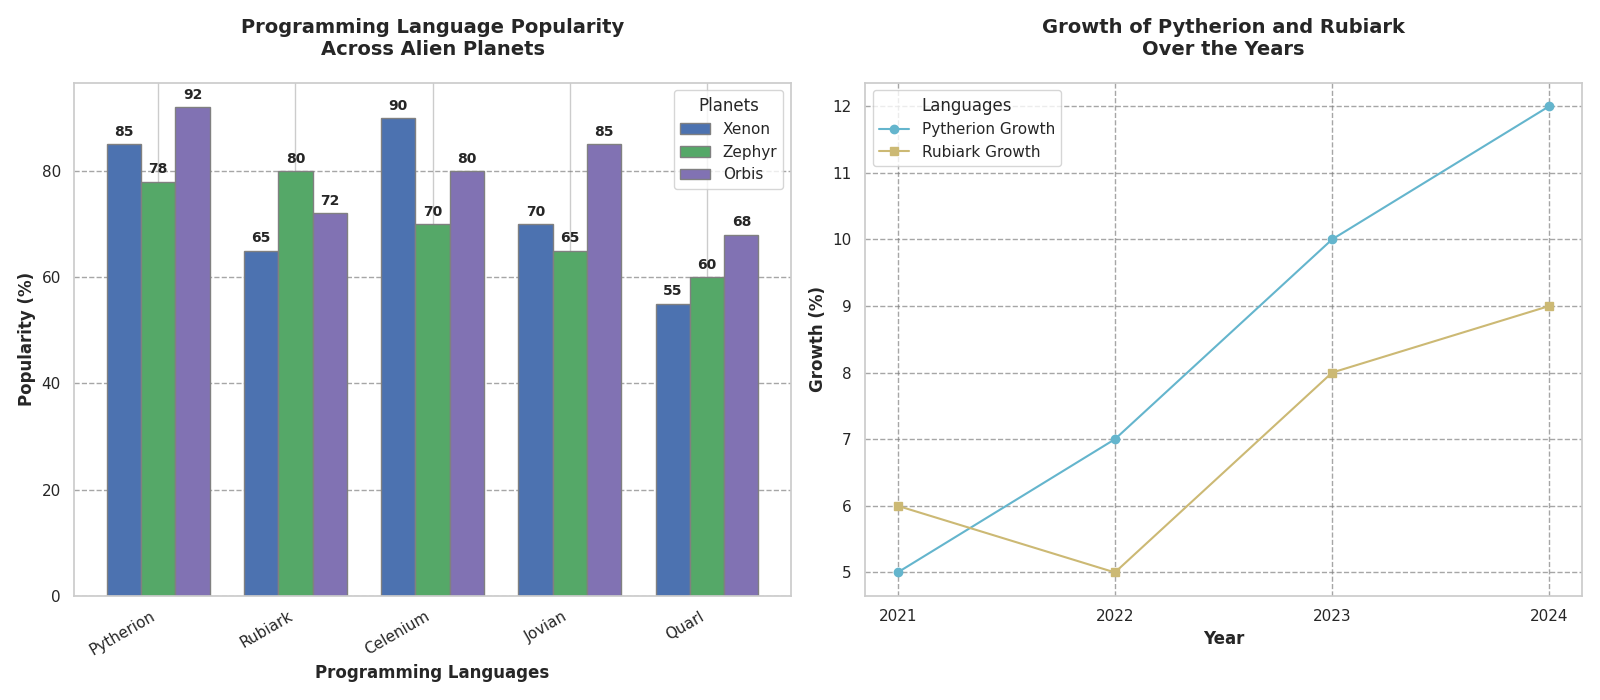

Source code (Python):
import matplotlib.pyplot as plt
import numpy as np

languages = ["Pytherion", "Rubiark", "Celenium", "Jovian", "Quarl"]
xenon_popularity = [85, 65, 90, 70, 55]
zephyr_popularity = [78, 80, 70, 65, 60]
orbis_popularity = [92, 72, 80, 85, 68]

years = ["2021", "2022", "2023", "2024"]
pytherion_growth = [5, 7, 10, 12]
rubiark_growth = [6, 5, 8, 9]

bar_width = 0.25
r1 = np.arange(len(languages))
r2 = [x + bar_width for x in r1]
r3 = [x + bar_width for x in r2]

fig, (ax2, ax1) = plt.subplots(1, 2, figsize=(16, 7))

ax2.bar(r1, xenon_popularity, color='b', width=bar_width, edgecolor='grey', label='Xenon')
ax2.bar(r2, zephyr_popularity, color='g', width=bar_width, edgecolor='grey', label='Zephyr')
ax2.bar(r3, orbis_popularity, color='m', width=bar_width, edgecolor='grey', label='Orbis')

for rects, data in zip([r1, r2, r3], [xenon_popularity, zephyr_popularity, orbis_popularity]):
    for rect, value in zip(rects, data):
        ax2.text(rect, value + 1, str(value), ha='center', va='bottom', fontsize=10, fontweight='bold')

ax2.set_xlabel('Programming Languages', fontweight='bold', fontsize=12)
ax2.set_ylabel('Popularity (%)', fontweight='bold', fontsize=12)
ax2.set_title('Programming Language Popularity\nAcross Alien Planets', fontsize=14, fontweight='bold', pad=20)
ax2.set_xticks([r + bar_width for r in range(len(languages))])
ax2.set_xticklabels(languages, rotation=30, ha='right')
ax2.yaxis.grid(True, linestyle='--', which='major', color='grey', alpha=0.7)
ax2.legend(title='Planets', loc='upper right')

ax1.plot(years, pytherion_growth, marker='o', color='c', label='Pytherion Growth')
ax1.plot(years, rubiark_growth, marker='s', color='y', label='Rubiark Growth')

ax1.set_xlabel('Year', fontweight='bold', fontsize=12)
ax1.set_ylabel('Growth (%)', fontweight='bold', fontsize=12)
ax1.set_title('Growth of Pytherion and Rubiark\nOver the Years', fontsize=14, fontweight='bold', pad=20)
ax1.grid(True, linestyle='--', which='major', color='grey', alpha=0.7)
ax1.legend(title='Languages', loc='upper left')

plt.tight_layout()
plt.show()
